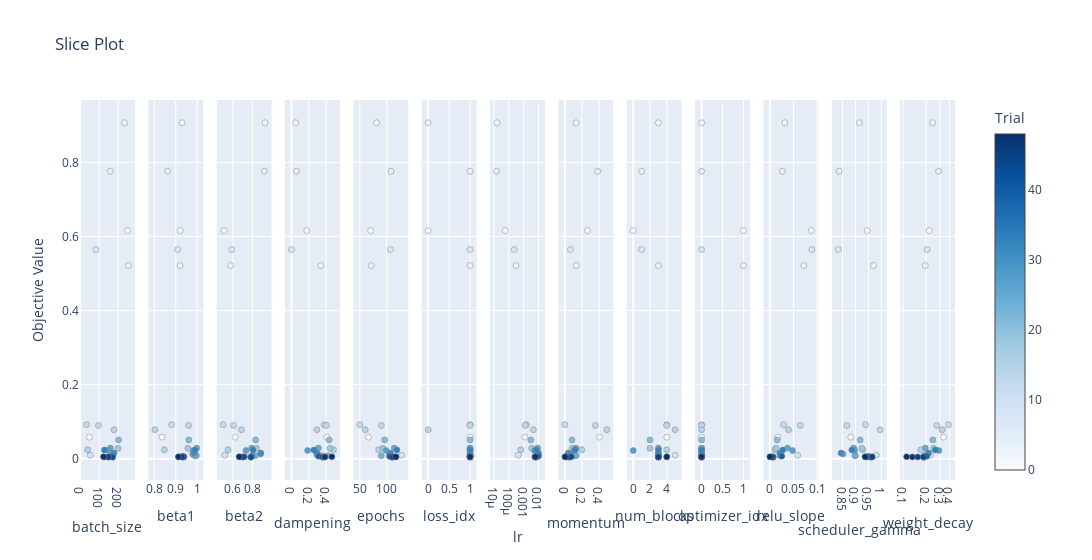

The notebook cell saved with this chart:
### Code cell
if is_multi_objective:
    fig = vis.plot_slice(study, target=lambda t: t.values[1], target_name='Accuracy')
else:
    fig = vis.plot_slice(study)
fig.show()

### Figure 1 — Plotly figure (JSON) as saved in the notebook; plotly's stock layout.template omitted (floating-point values rounded to 4 significant figures)
{"data": [{"marker": {"color": [0, 1, 2, 3, 4, 7, 9, 12, 13, 14, 15, 18, 21, 23, 24, 25, 26, 27, 31, 33, 39, 42, 43, 44, 45, 47, 48], "colorbar": {"title": {"text": "Trial"}, "x": 1, "xpad": 40}, "colorscale": [[0, "rgb(247,251,255)"], [0.125, "rgb(222,235,247)"], [0.25, "rgb(198,219,239)"], [0.375, "rgb(158,202,225)"], [0.5, "rgb(107,174,214)"], [0.625, "rgb(66,146,198)"], [0.75, "rgb(33,113,181)"], [0.875, "rgb(8,81,156)"], [1, "rgb(8,48,107)"]], "line": {"color": "Grey", "width": 0.5}, "showscale": true}, "mode": "markers", "name": "Feasible Trial", "showlegend": false, "type": "scatter", "x": [48, 251, 234, 255, 159, 83, 53, 33, 96, 179, 39, 200, 203, 165, 164, 160, 175, 150, 179, 128, 169, 172, 148, 149, 150, 127, 123], "xaxis": "x", "y": [0.05814, 0.6158, 0.907, 0.5216, 0.776, 0.5647, 0.009353, 0.09186, 0.08987, 0.07818, 0.02425, 0.02789, 0.05068, 0.007966, 0.008783, 0.02856, 0.01299, 0.02211, 0.01513, 0.02367, 0.006655, 0.003924, 0.005113, 0.004455, 0.004882, 0.004877, 0.005346], "yaxis": "y"}, {"marker": {"color": [0, 1, 2, 3, 4, 7, 9, 12, 13, 14, 15, 18, 21, 23, 24, 25, 26, 27, 31, 33, 39, 42, 43, 44, 45, 47, 48], "colorbar": {"title": {"text": "Trial"}, "x": 1, "xpad": 40}, "colorscale": [[0, "rgb(247,251,255)"], [0.125, "rgb(222,235,247)"], [0.25, "rgb(198,219,239)"], [0.375, "rgb(158,202,225)"], [0.5, "rgb(107,174,214)"], [0.625, "rgb(66,146,198)"], [0.75, "rgb(33,113,181)"], [0.875, "rgb(8,81,156)"], [1, "rgb(8,48,107)"]], "line": {"color": "Grey", "width": 0.5}, "showscale": false}, "mode": "markers", "name": "Feasible Trial", "showlegend": false, "type": "scatter", "x": [0.836, 0.9213, 0.9294, 0.92, 0.8616, 0.9086, 0.9845, 0.8804, 0.96, 0.8019, 0.8465, 0.9569, 0.961, 0.9926, 0.9962, 0.9981, 0.979, 0.9818, 0.9863, 0.9904, 0.9321, 0.9353, 0.9382, 0.9288, 0.93, 0.9122, 0.9133], "xaxis": "x2", "y": [0.05814, 0.6158, 0.907, 0.5216, 0.776, 0.5647, 0.009353, 0.09186, 0.08987, 0.07818, 0.02425, 0.02789, 0.05068, 0.007966, 0.008783, 0.02856, 0.01299, 0.02211, 0.01513, 0.02367, 0.006655, 0.003924, 0.005113, 0.004455, 0.004882, 0.004877, 0.005346], "yaxis": "y2"}, {"marker": {"color": [0, 1, 2, 3, 4, 7, 9, 12, 13, 14, 15, 18, 21, 23, 24, 25, 26, 27, 31, 33, 39, 42, 43, 44, 45, 47, 48], "colorbar": {"title": {"text": "Trial"}, "x": 1, "xpad": 40}, "colorscale": [[0, "rgb(247,251,255)"], [0.125, "rgb(222,235,247)"], [0.25, "rgb(198,219,239)"], [0.375, "rgb(158,202,225)"], [0.5, "rgb(107,174,214)"], [0.625, "rgb(66,146,198)"], [0.75, "rgb(33,113,181)"], [0.875, "rgb(8,81,156)"], [1, "rgb(8,48,107)"]], "line": {"color": "Grey", "width": 0.5}, "showscale": false}, "mode": "markers", "name": "Feasible Trial", "showlegend": false, "type": "scatter", "x": [0.6237, 0.5101, 0.9293, 0.5769, 0.9227, 0.5891, 0.5172, 0.5009, 0.6062, 0.6871, 0.5503, 0.8419, 0.8326, 0.8304, 0.8017, 0.7923, 0.8836, 0.735, 0.8856, 0.8065, 0.7895, 0.7843, 0.7185, 0.6978, 0.7027, 0.6681, 0.6646], "xaxis": "x3", "y": [0.05814, 0.6158, 0.907, 0.5216, 0.776, 0.5647, 0.009353, 0.09186, 0.08987, 0.07818, 0.02425, 0.02789, 0.05068, 0.007966, 0.008783, 0.02856, 0.01299, 0.02211, 0.01513, 0.02367, 0.006655, 0.003924, 0.005113, 0.004455, 0.004882, 0.004877, 0.005346], "yaxis": "y3"}, {"marker": {"color": [0, 1, 2, 3, 4, 7, 9, 12, 13, 14, 15, 18, 21, 23, 24, 25, 26, 27, 31, 33, 39, 42, 43, 44, 45, 47, 48], "colorbar": {"title": {"text": "Trial"}, "x": 1, "xpad": 40}, "colorscale": [[0, "rgb(247,251,255)"], [0.125, "rgb(222,235,247)"], [0.25, "rgb(198,219,239)"], [0.375, "rgb(158,202,225)"], [0.5, "rgb(107,174,214)"], [0.625, "rgb(66,146,198)"], [0.75, "rgb(33,113,181)"], [0.875, "rgb(8,81,156)"], [1, "rgb(8,48,107)"]], "line": {"color": "Grey", "width": 0.5}, "showscale": false}, "mode": "markers", "name": "Feasible Trial", "showlegend": false, "type": "scatter", "x": [0.4089, 0.1767, 0.04883, 0.339, 0.05766, 0.0006741, 0.3524, 0.3799, 0.4024, 0.2937, 0.4851, 0.4457, 0.4361, 0.4214, 0.3002, 0.311, 0.3021, 0.187, 0.2906, 0.2584, 0.3151, 0.3611, 0.3623, 0.3816, 0.3834, 0.3863, 0.4672], "xaxis": "x4", "y": [0.05814, 0.6158, 0.907, 0.5216, 0.776, 0.5647, 0.009353, 0.09186, 0.08987, 0.07818, 0.02425, 0.02789, 0.05068, 0.007966, 0.008783, 0.02856, 0.01299, 0.02211, 0.01513, 0.02367, 0.006655, 0.003924, 0.005113, 0.004455, 0.004882, 0.004877, 0.005346], "yaxis": "y4"}, {"marker": {"color": [0, 1, 2, 3, 4, 7, 9, 12, 13, 14, 15, 18, 21, 23, 24, 25, 26, 27, 31, 33, 39, 42, 43, 44, 45, 47, 48], "colorbar": {"title": {"text": "Trial"}, "x": 1, "xpad": 40}, "colorscale": [[0, "rgb(247,251,255)"], [0.125, "rgb(222,235,247)"], [0.25, "rgb(198,219,239)"], [0.375, "rgb(158,202,225)"], [0.5, "rgb(107,174,214)"], [0.625, "rgb(66,146,198)"], [0.75, "rgb(33,113,181)"], [0.875, "rgb(8,81,156)"], [1, "rgb(8,48,107)"]], "line": {"color": "Grey", "width": 0.5}, "showscale": false}, "mode": "markers", "name": "Feasible Trial", "showlegend": false, "type": "scatter", "x": [66, 70, 81, 71, 108, 107, 128, 50, 90, 60, 85, 93, 96, 90, 108, 114, 106, 99, 107, 119, 105, 111, 111, 109, 112, 117, 117], "xaxis": "x5", "y": [0.05814, 0.6158, 0.907, 0.5216, 0.776, 0.5647, 0.009353, 0.09186, 0.08987, 0.07818, 0.02425, 0.02789, 0.05068, 0.007966, 0.008783, 0.02856, 0.01299, 0.02211, 0.01513, 0.02367, 0.006655, 0.003924, 0.005113, 0.004455, 0.004882, 0.004877, 0.005346], "yaxis": "y5"}, {"marker": {"color": [0, 1, 2, 3, 4, 7, 9, 12, 13, 14, 15, 18, 21, 23, 24, 25, 26, 27, 31, 33, 39, 42, 43, 44, 45, 47, 48], "colorbar": {"title": {"text": "Trial"}, "x": 1, "xpad": 40}, "colorscale": [[0, "rgb(247,251,255)"], [0.125, "rgb(222,235,247)"], [0.25, "rgb(198,219,239)"], [0.375, "rgb(158,202,225)"], [0.5, "rgb(107,174,214)"], [0.625, "rgb(66,146,198)"], [0.75, "rgb(33,113,181)"], [0.875, "rgb(8,81,156)"], [1, "rgb(8,48,107)"]], "line": {"color": "Grey", "width": 0.5}, "showscale": false}, "mode": "markers", "name": "Feasible Trial", "showlegend": false, "type": "scatter", "x": [1, 0, 0, 1, 1, 1, 1, 1, 1, 0, 1, 1, 1, 1, 1, 1, 1, 1, 1, 1, 1, 1, 1, 1, 1, 1, 1], "xaxis": "x6", "y": [0.05814, 0.6158, 0.907, 0.5216, 0.776, 0.5647, 0.009353, 0.09186, 0.08987, 0.07818, 0.02425, 0.02789, 0.05068, 0.007966, 0.008783, 0.02856, 0.01299, 0.02211, 0.01513, 0.02367, 0.006655, 0.003924, 0.005113, 0.004455, 0.004882, 0.004877, 0.005346], "yaxis": "y6"}, {"marker": {"color": [0, 1, 2, 3, 4, 7, 9, 12, 13, 14, 15, 18, 21, 23, 24, 25, 26, 27, 31, 33, 39, 42, 43, 44, 45, 47, 48], "colorbar": {"title": {"text": "Trial"}, "x": 1, "xpad": 40}, "colorscale": [[0, "rgb(247,251,255)"], [0.125, "rgb(222,235,247)"], [0.25, "rgb(198,219,239)"], [0.375, "rgb(158,202,225)"], [0.5, "rgb(107,174,214)"], [0.625, "rgb(66,146,198)"], [0.75, "rgb(33,113,181)"], [0.875, "rgb(8,81,156)"], [1, "rgb(8,48,107)"]], "line": {"color": "Grey", "width": 0.5}, "showscale": false}, "mode": "markers", "name": "Feasible Trial", "showlegend": false, "type": "scatter", "x": [0.001211, 5.753e-05, 1.606e-05, 0.0003096, 1.488e-05, 0.00023, 0.0004295, 0.001505, 0.001272, 0.004538, 0.0006458, 0.003496, 0.003032, 0.008841, 0.009519, 0.008822, 0.009874, 0.005283, 0.009775, 0.007057, 0.009921, 0.006693, 0.005778, 0.005758, 0.006515, 0.006327, 0.006106], "xaxis": "x7", "y": [0.05814, 0.6158, 0.907, 0.5216, 0.776, 0.5647, 0.009353, 0.09186, 0.08987, 0.07818, 0.02425, 0.02789, 0.05068, 0.007966, 0.008783, 0.02856, 0.01299, 0.02211, 0.01513, 0.02367, 0.006655, 0.003924, 0.005113, 0.004455, 0.004882, 0.004877, 0.005346], "yaxis": "y7"}, {"marker": {"color": [0, 1, 2, 3, 4, 7, 9, 12, 13, 14, 15, 18, 21, 23, 24, 25, 26, 27, 31, 33, 39, 42, 43, 44, 45, 47, 48], "colorbar": {"title": {"text": "Trial"}, "x": 1, "xpad": 40}, "colorscale": [[0, "rgb(247,251,255)"], [0.125, "rgb(222,235,247)"], [0.25, "rgb(198,219,239)"], [0.375, "rgb(158,202,225)"], [0.5, "rgb(107,174,214)"], [0.625, "rgb(66,146,198)"], [0.75, "rgb(33,113,181)"], [0.875, "rgb(8,81,156)"], [1, "rgb(8,48,107)"]], "line": {"color": "Grey", "width": 0.5}, "showscale": false}, "mode": "markers", "name": "Feasible Trial", "showlegend": false, "type": "scatter", "x": [0.4053, 0.2643, 0.1305, 0.1322, 0.3831, 0.06527, 0.06741, 0.0008972, 0.3558, 0.489, 0.1978, 0.08481, 0.08443, 0.1173, 0.1325, 0.1282, 0.04086, 0.1071, 0.03976, 0.1204, 0.07398, 0.04838, 0.07418, 0.01007, 0.001882, 0.01372, 0.003341], "xaxis": "x8", "y": [0.05814, 0.6158, 0.907, 0.5216, 0.776, 0.5647, 0.009353, 0.09186, 0.08987, 0.07818, 0.02425, 0.02789, 0.05068, 0.007966, 0.008783, 0.02856, 0.01299, 0.02211, 0.01513, 0.02367, 0.006655, 0.003924, 0.005113, 0.004455, 0.004882, 0.004877, 0.005346], "yaxis": "y8"}, {"marker": {"color": [0, 1, 2, 3, 4, 7, 9, 12, 13, 14, 15, 18, 21, 23, 24, 25, 26, 27, 31, 33, 39, 42, 43, 44, 45, 47, 48], "colorbar": {"title": {"text": "Trial"}, "x": 1, "xpad": 40}, "colorscale": [[0, "rgb(247,251,255)"], [0.125, "rgb(222,235,247)"], [0.25, "rgb(198,219,239)"], [0.375, "rgb(158,202,225)"], [0.5, "rgb(107,174,214)"], [0.625, "rgb(66,146,198)"], [0.75, "rgb(33,113,181)"], [0.875, "rgb(8,81,156)"], [1, "rgb(8,48,107)"]], "line": {"color": "Grey", "width": 0.5}, "showscale": false}, "mode": "markers", "name": "Feasible Trial", "showlegend": false, "type": "scatter", "x": [4, 0, 3, 3, 1, 1, 5, 4, 4, 5, 4, 2, 2, 3, 3, 3, 3, 0, 3, 3, 3, 3, 3, 3, 3, 4, 4], "xaxis": "x9", "y": [0.05814, 0.6158, 0.907, 0.5216, 0.776, 0.5647, 0.009353, 0.09186, 0.08987, 0.07818, 0.02425, 0.02789, 0.05068, 0.007966, 0.008783, 0.02856, 0.01299, 0.02211, 0.01513, 0.02367, 0.006655, 0.003924, 0.005113, 0.004455, 0.004882, 0.004877, 0.005346], "yaxis": "y9"}, {"marker": {"color": [0, 1, 2, 3, 4, 7, 9, 12, 13, 14, 15, 18, 21, 23, 24, 25, 26, 27, 31, 33, 39, 42, 43, 44, 45, 47, 48], "colorbar": {"title": {"text": "Trial"}, "x": 1, "xpad": 40}, "colorscale": [[0, "rgb(247,251,255)"], [0.125, "rgb(222,235,247)"], [0.25, "rgb(198,219,239)"], [0.375, "rgb(158,202,225)"], [0.5, "rgb(107,174,214)"], [0.625, "rgb(66,146,198)"], [0.75, "rgb(33,113,181)"], [0.875, "rgb(8,81,156)"], [1, "rgb(8,48,107)"]], "line": {"color": "Grey", "width": 0.5}, "showscale": false}, "mode": "markers", "name": "Feasible Trial", "showlegend": false, "type": "scatter", "x": [0, 1, 0, 1, 0, 0, 0, 0, 0, 0, 0, 0, 0, 0, 0, 0, 0, 0, 0, 0, 0, 0, 0, 0, 0, 0, 0], "xaxis": "x10", "y": [0.05814, 0.6158, 0.907, 0.5216, 0.776, 0.5647, 0.009353, 0.09186, 0.08987, 0.07818, 0.02425, 0.02789, 0.05068, 0.007966, 0.008783, 0.02856, 0.01299, 0.02211, 0.01513, 0.02367, 0.006655, 0.003924, 0.005113, 0.004455, 0.004882, 0.004877, 0.005346], "yaxis": "y10"}, {"marker": {"color": [0, 1, 2, 3, 4, 7, 9, 12, 13, 14, 15, 18, 21, 23, 24, 25, 26, 27, 31, 33, 39, 42, 43, 44, 45, 47, 48], "colorbar": {"title": {"text": "Trial"}, "x": 1, "xpad": 40}, "colorscale": [[0, "rgb(247,251,255)"], [0.125, "rgb(222,235,247)"], [0.25, "rgb(198,219,239)"], [0.375, "rgb(158,202,225)"], [0.5, "rgb(107,174,214)"], [0.625, "rgb(66,146,198)"], [0.75, "rgb(33,113,181)"], [0.875, "rgb(8,81,156)"], [1, "rgb(8,48,107)"]], "line": {"color": "Grey", "width": 0.5}, "showscale": false}, "mode": "markers", "name": "Feasible Trial", "showlegend": false, "type": "scatter", "x": [0.01701, 0.08789, 0.03184, 0.07196, 0.02668, 0.08892, 0.059, 0.02931, 0.06447, 0.03952, 0.01083, 0.01357, 0.01562, 0.02178, 0.02269, 0.03745, 0.0212, 0.04811, 0.0219, 0.02746, 0.02543, 0.00739, 0.006637, 0.005936, 0.00541, 0.0002481, 0.0003404], "xaxis": "x11", "y": [0.05814, 0.6158, 0.907, 0.5216, 0.776, 0.5647, 0.009353, 0.09186, 0.08987, 0.07818, 0.02425, 0.02789, 0.05068, 0.007966, 0.008783, 0.02856, 0.01299, 0.02211, 0.01513, 0.02367, 0.006655, 0.003924, 0.005113, 0.004455, 0.004882, 0.004877, 0.005346], "yaxis": "y11"}, {"marker": {"color": [0, 1, 2, 3, 4, 7, 9, 12, 13, 14, 15, 18, 21, 23, 24, 25, 26, 27, 31, 33, 39, 42, 43, 44, 45, 47, 48], "colorbar": {"title": {"text": "Trial"}, "x": 1, "xpad": 40}, "colorscale": [[0, "rgb(247,251,255)"], [0.125, "rgb(222,235,247)"], [0.25, "rgb(198,219,239)"], [0.375, "rgb(158,202,225)"], [0.5, "rgb(107,174,214)"], [0.625, "rgb(66,146,198)"], [0.75, "rgb(33,113,181)"], [0.875, "rgb(8,81,156)"], [1, "rgb(8,48,107)"]], "line": {"color": "Grey", "width": 0.5}, "showscale": false}, "mode": "markers", "name": "Feasible Trial", "showlegend": false, "type": "scatter", "x": [0.8817, 0.9455, 0.9145, 0.9696, 0.837, 0.8334, 0.9802, 0.9387, 0.8664, 0.9955, 0.9281, 0.9243, 0.9185, 0.8991, 0.8984, 0.8933, 0.8514, 0.8967, 0.8438, 0.8858, 0.9495, 0.9609, 0.9638, 0.9445, 0.9646, 0.9391, 0.9371], "xaxis": "x12", "y": [0.05814, 0.6158, 0.907, 0.5216, 0.776, 0.5647, 0.009353, 0.09186, 0.08987, 0.07818, 0.02425, 0.02789, 0.05068, 0.007966, 0.008783, 0.02856, 0.01299, 0.02211, 0.01513, 0.02367, 0.006655, 0.003924, 0.005113, 0.004455, 0.004882, 0.004877, 0.005346], "yaxis": "y12"}, {"marker": {"color": [0, 1, 2, 3, 4, 7, 9, 12, 13, 14, 15, 18, 21, 23, 24, 25, 26, 27, 31, 33, 39, 42, 43, 44, 45, 47, 48], "colorbar": {"title": {"text": "Trial"}, "x": 1, "xpad": 40}, "colorscale": [[0, "rgb(247,251,255)"], [0.125, "rgb(222,235,247)"], [0.25, "rgb(198,219,239)"], [0.375, "rgb(158,202,225)"], [0.5, "rgb(107,174,214)"], [0.625, "rgb(66,146,198)"], [0.75, "rgb(33,113,181)"], [0.875, "rgb(8,81,156)"], [1, "rgb(8,48,107)"]], "line": {"color": "Grey", "width": 0.5}, "showscale": false}, "mode": "markers", "name": "Feasible Trial", "showlegend": false, "type": "scatter", "x": [0.3345, 0.2186, 0.2426, 0.1944, 0.289, 0.2048, 0.2259, 0.3896, 0.275, 0.3226, 0.1701, 0.25, 0.2443, 0.1924, 0.1916, 0.1948, 0.2089, 0.292, 0.2146, 0.2623, 0.2028, 0.186, 0.1829, 0.1839, 0.1548, 0.1316, 0.1111], "xaxis": "x13", "y": [0.05814, 0.6158, 0.907, 0.5216, 0.776, 0.5647, 0.009353, 0.09186, 0.08987, 0.07818, 0.02425, 0.02789, 0.05068, 0.007966, 0.008783, 0.02856, 0.01299, 0.02211, 0.01513, 0.02367, 0.006655, 0.003924, 0.005113, 0.004455, 0.004882, 0.004877, 0.005346], "yaxis": "y13"}], "layout": {"title": {"text": "Slice Plot"}, "width": 3900, "xaxis": {"anchor": "y", "domain": [0, 0.06272], "title": {"text": "batch_size"}}, "xaxis10": {"anchor": "y10", "domain": [0.703, 0.7657], "title": {"text": "optimizer_idx"}}, "xaxis11": {"anchor": "y11", "domain": [0.7811, 0.8438], "title": {"text": "relu_slope"}}, "xaxis12": {"anchor": "y12", "domain": [0.8592, 0.9219], "title": {"text": "scheduler_gamma"}}, "xaxis13": {"anchor": "y13", "domain": [0.9373, 1.0], "title": {"text": "weight_decay"}, "type": "log"}, "xaxis2": {"anchor": "y2", "domain": [0.07811, 0.1408], "title": {"text": "beta1"}}, "xaxis3": {"anchor": "y3", "domain": [0.1562, 0.2189], "title": {"text": "beta2"}}, "xaxis4": {"anchor": "y4", "domain": [0.2343, 0.297], "title": {"text": "dampening"}}, "xaxis5": {"anchor": "y5", "domain": [0.3124, 0.3751], "title": {"text": "epochs"}}, "xaxis6": {"anchor": "y6", "domain": [0.3905, 0.4533], "title": {"text": "loss_idx"}}, "xaxis7": {"anchor": "y7", "domain": [0.4686, 0.5314], "title": {"text": "lr"}, "type": "log"}, "xaxis8": {"anchor": "y8", "domain": [0.5467, 0.6095], "title": {"text": "momentum"}}, "xaxis9": {"anchor": "y9", "domain": [0.6249, 0.6876], "title": {"text": "num_blocks"}}, "yaxis": {"anchor": "x", "domain": [0, 1], "title": {"text": "Objective Value"}}, "yaxis10": {"anchor": "x10", "domain": [0, 1], "matches": "y", "showticklabels": false}, "yaxis11": {"anchor": "x11", "domain": [0, 1], "matches": "y", "showticklabels": false}, "yaxis12": {"anchor": "x12", "domain": [0, 1], "matches": "y", "showticklabels": false}, "yaxis13": {"anchor": "x13", "domain": [0, 1], "matches": "y", "showticklabels": false}, "yaxis2": {"anchor": "x2", "domain": [0, 1], "matches": "y", "showticklabels": false}, "yaxis3": {"anchor": "x3", "domain": [0, 1], "matches": "y", "showticklabels": false}, "yaxis4": {"anchor": "x4", "domain": [0, 1], "matches": "y", "showticklabels": false}, "yaxis5": {"anchor": "x5", "domain": [0, 1], "matches": "y", "showticklabels": false}, "yaxis6": {"anchor": "x6", "domain": [0, 1], "matches": "y", "showticklabels": false}, "yaxis7": {"anchor": "x7", "domain": [0, 1], "matches": "y", "showticklabels": false}, "yaxis8": {"anchor": "x8", "domain": [0, 1], "matches": "y", "showticklabels": false}, "yaxis9": {"anchor": "x9", "domain": [0, 1], "matches": "y", "showticklabels": false}}}
